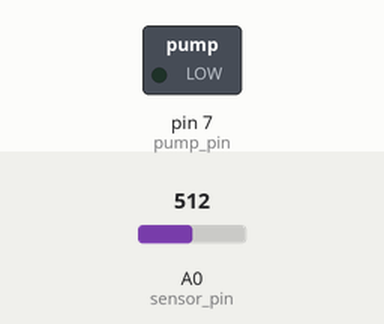
Simulated run of this sketch. Board: Arduino Uno, built with avr-gcc and run on an emulated ATmega328P. On the bench: switched loads named in the sketch (green lamp = pin HIGH). Inputs (shaded band) come from the test bench; at power-on: A0 (sensor_pin) = 512. What the sketch prints to the serial monitor is not drawn.

Above: at 3.2 s.
3.3 s: A0 (sensor_pin) set to 391
5.2 s: A0 (sensor_pin) set to 366
At 6.7 s:
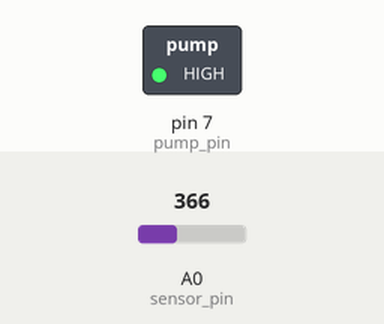
7.5 s: A0 (sensor_pin) set to 511
At 8.3 s:
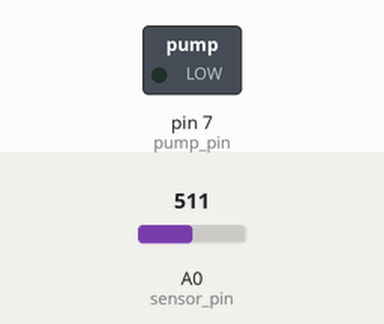
9.5 s: A0 (sensor_pin) set to 306
At 11.0 s:
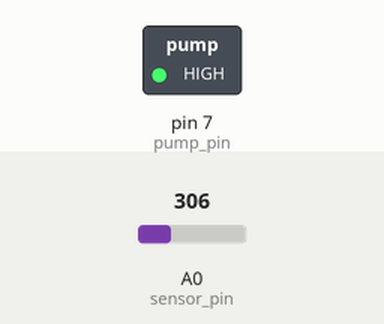
Timing chart, 0 to 12.5 s (numbered marks = the images above; inputs shaded):
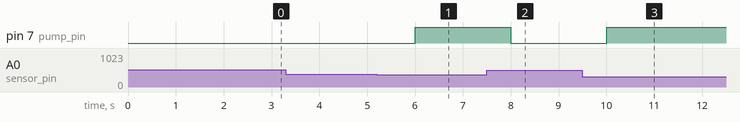

Measured:
- the behaviour switches between 383 and 382 on A0 (sensor_pin) (found by bisection; images 0 and 1)
- after the input at 3.3 s, every drawn part: stays the same
- after the input at 5.2 s, pin 7 (pump_pin): LOW → HIGH after 0.80 s
- after the input at 7.5 s, pin 7 (pump_pin): HIGH → LOW after 0.50 s
- after the input at 9.5 s, pin 7 (pump_pin): LOW → HIGH after 0.51 s

The sketch:

Smart_Irrigation_System.ino
```cpp
// Tech Trends Shameer
// Smart Irrigation System

int sensor_pin = A0;   // Moisture sensor connected to analog pin A0
int output_value = 0;  // Variable to store sensor reading
int pump_pin = 7;      // Relay or pump control pin

void setup() {
  pinMode(pump_pin, OUTPUT);
  Serial.begin(9600);
  Serial.println("Reading from the Moisture Sensor...");
  delay(2000);
}

void loop() {
  // Read analog value from sensor (0 - 1023)
  output_value = analogRead(sensor_pin);

  // Map the sensor reading to percentage (calibrate for your sensor)
  output_value = map(output_value, 550, 10, 0, 100);

  Serial.print("Moisture: ");
  Serial.print(output_value);
  Serial.println("%");

  // If soil is dry (low moisture value), turn pump ON
  if (output_value > 30) {
    // Soil is dry
    digitalWrite(pump_pin, HIGH);  // Turn ON pump
    Serial.println("Soil is dry → Pump ON");
  }
  else {
    // Soil is wet
    digitalWrite(pump_pin, LOW);   // Turn OFF pump
    Serial.println("Soil is wet → Pump OFF");
  }

  delay(1000);  // Wait 1 second before next reading
}
```
